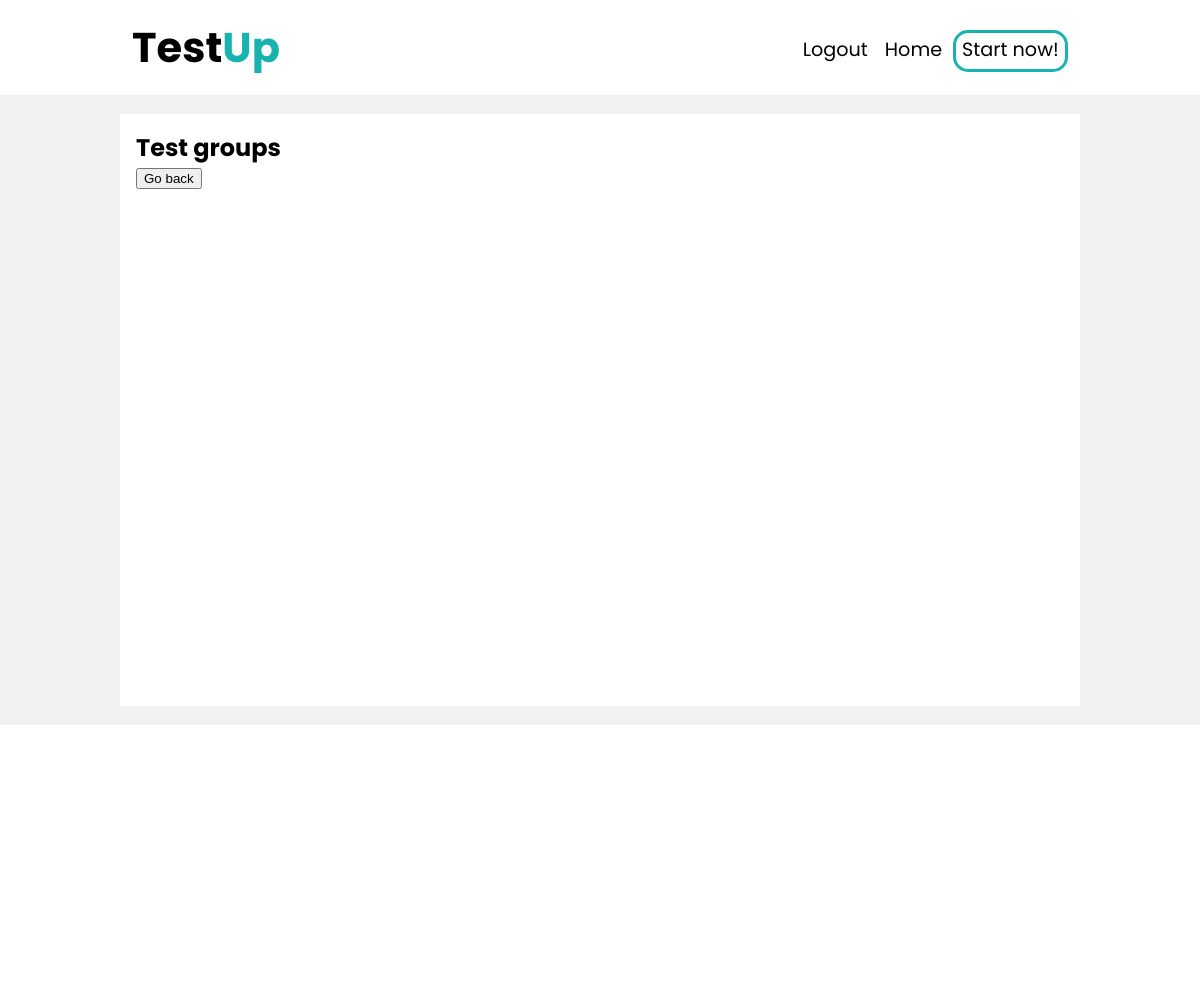
/groups/ (signed in), run on an earlier commit of the app's database.
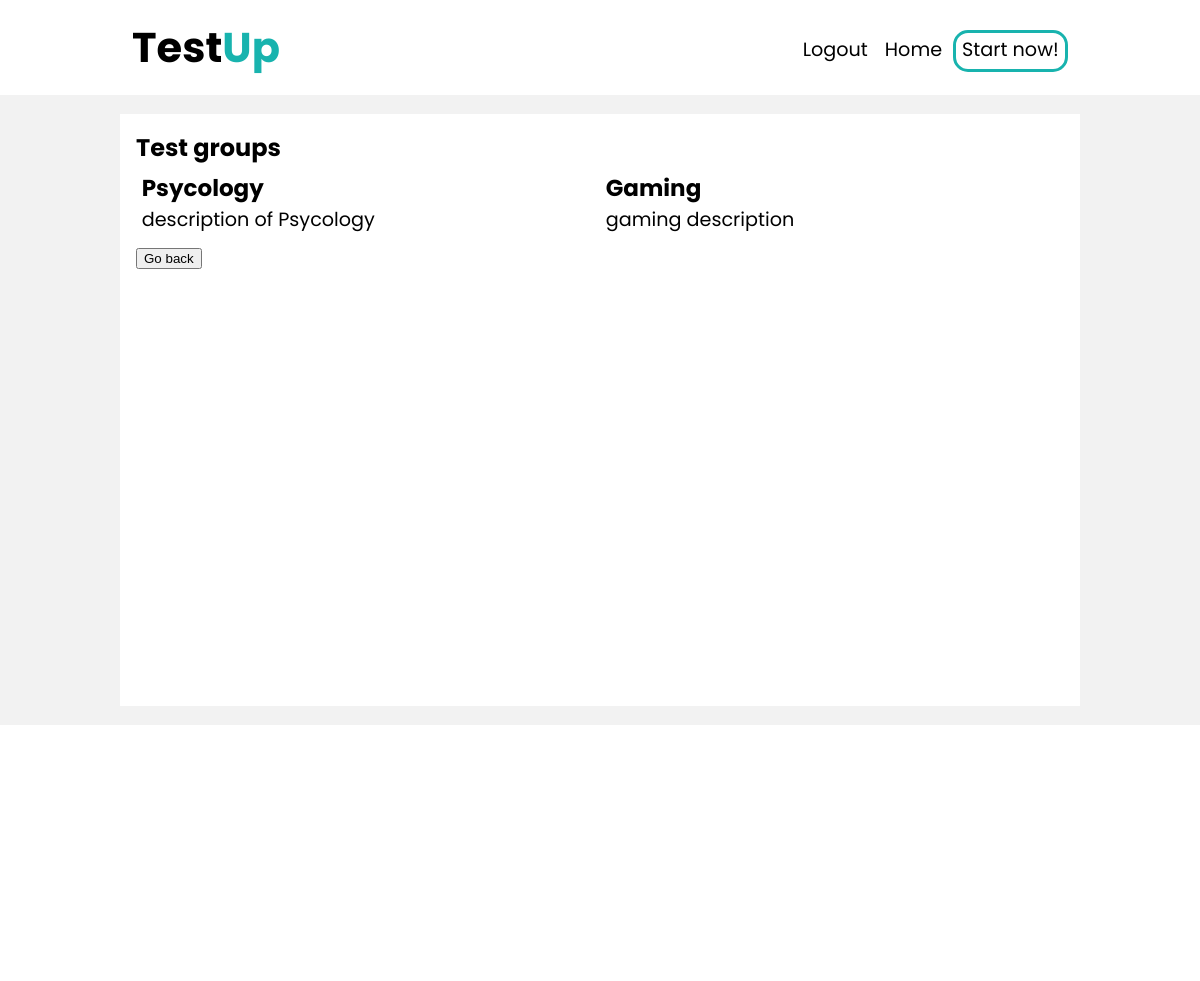
And on a later commit of the database.
### testing/models.py (models this page shows, shortened)
class TestGroup(models.Model):
    name = models.CharField(max_length=40)
    description = models.CharField(max_length=200)

### testing/views.py (the view)
# urls.py: path('groups/', GroupsOfTestsView.as_view(), name='Test groups list'),
class GroupsOfTestsView(LoginRequiredMixin, View):
    login_url='/signin/'
    def get(self, request, *args, **kwargs):
        return render(request, 'testing/groups.html', {'groups': get_groups_of_tests})

### testing/services.py (called while the page is built)
def get_groups_of_tests():
    return TestGroup.objects.all()

### testing/templates/testing/groups.html (shortened to what this page needs)
{% extends 'testing/basic.html'%}
{% block body %}
<article>
<h2>Test groups</h2><br>
    {% for group in groups %}
    <a href="/tests/{{ group.name }}">
        <section class="wrapper">
        <h2 class="obj_name">{{ group.name }}</h2>
        <p class="description">{{ group.description }}</p>
        </section>
    </a>
    {% endfor %}
</article>
<form action="/">
    <input type="submit" value="Go back" />
</form>
{% endblock %}

### testing/templates/testing/basic.html (shortened to what this page needs)
<!DOCTYPE html>
{% load static %}
<!DOCTYPE html>
<html lang="en">
<head>
    <link rel="stylesheet" type="text/css" href="{% static 'testing/style.css' %}">
</head>
<body>
    <header>
        <a class="logo-text" href="/">Test<span>Up</span></a>
        <nav>
            {% if user.is_authenticated %}
            <ul class="right-nav">
                <li><a href="/logout">Logout</a></li>
                <li><a href="/user">Home</a></li>
                <li class="start-now-btn"><a href="/groups">Start now!</a></li>
            </ul>
            {% endif %}
        </nav>
    </header>
    <main>
    {% block body %}{% endblock %}
    </main>
    <footer>
    </footer>
</body>
</html>

### testing/static/testing/style.css (style rules this page uses)
:root { --primary-blue: #18b3ae; }
body { background: #f2f2f2; margin: 0em; font-family: "Poppins"; }
header { background: white; -ms-flex-item-align: center; -ms-grid-row-align: center; align-self: center; margin: 0 auto; padding: 1em 11%; }
nav { display: -webkit-box; display: -ms-flexbox; display: flex; float: right; }
.logo-text { text-decoration: none; font-weight: bold; color: black; font-size: 2.6em; }
.logo-text span { color: var(--primary-blue); }
li { display: inline; padding: .4em; }
li.start-now-btn { border: 3px solid var(--primary-blue); border-radius: 15px; }
.right-nav { padding: 1.2em; padding-right: 0em; float: right; }
ul { list-style-type: none; margin: 0; padding: 0; }
a { font-size: 1.2em; text-decoration: none; color: black; }
main { background: white; margin: 1.2em; margin-left: 10%; margin-right: 10%; padding: 1em; padding-bottom: 6em; min-height: 30em; }
article { display: -ms-grid; display: grid; -ms-grid-columns: 1fr 1fr; grid-template-columns: 1fr 1fr; }
section.wrapper { margin-bottom: .3em; padding: .3em; }
h2 { margin: 0em; }
h2.obj_name { font-size: 1.2em; color: black; }
p { margin: 0em; }
footer { text-align: center; height: 16em; bottom: 0em; left: 0; right: 0; background-color: white; }

What changed in the data, as far as the page shows it:
added TestGroup: name "Psycology", description "description of Psycology"
added TestGroup: name "Gaming", description "gaming description"
